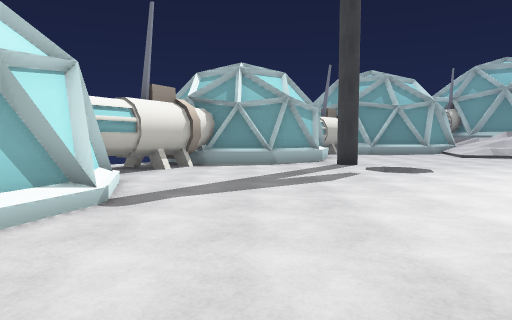
[1] (above)

18 first-person views from a walk through a Unity game level. The camera is 1.4 m above the floor, tilts 4° down and sees 75° across. The floor is counted in squares, 2 m on a side. Each view is taken from the middle of a square. On the plan, view 1 faces up. The plan holds only what a view shows up to about 10 squares ahead; the rest is blank. The place goes on beyond the plan. Some animated figures are not drawn. Some surface patterns are stand-ins.

[2]
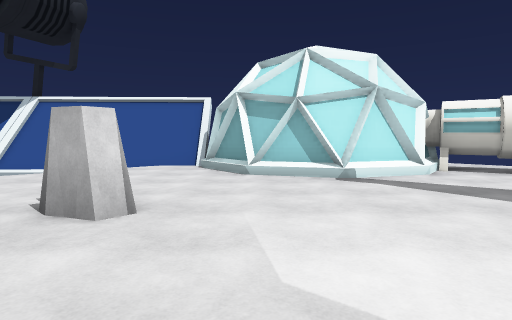

[3]
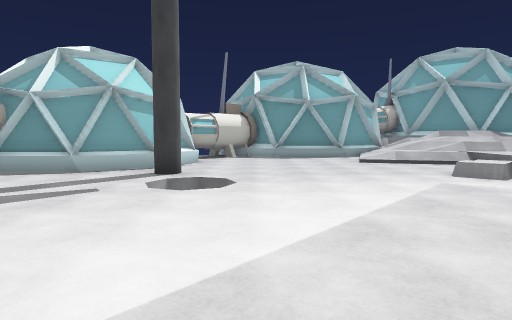

[4]
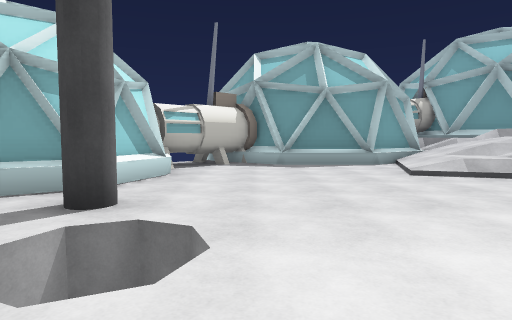

[5]
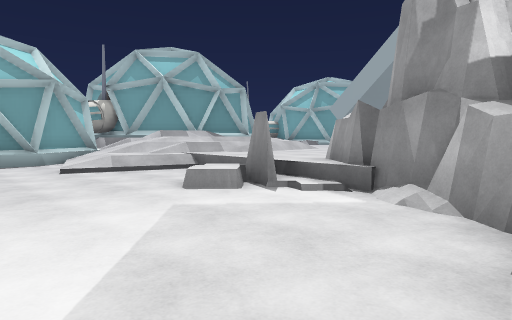

[6]
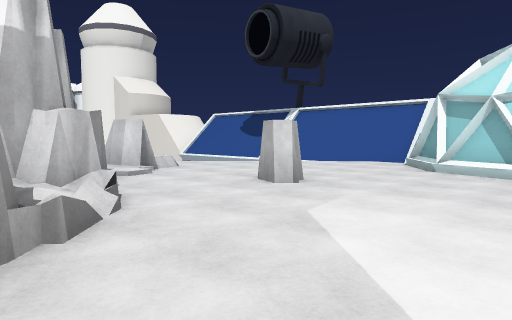

[7]
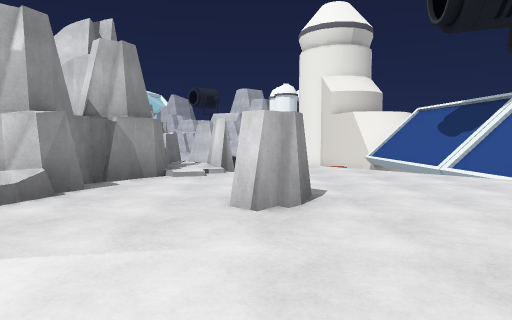

[8]
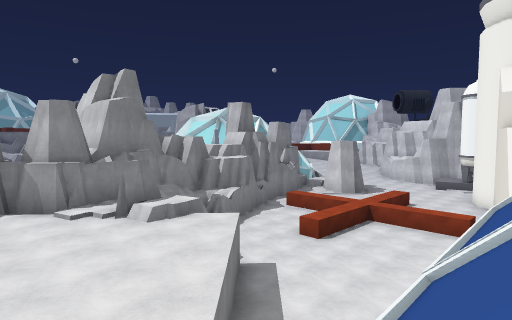

[9]
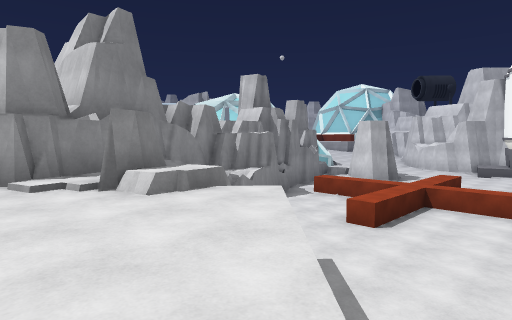

[10]
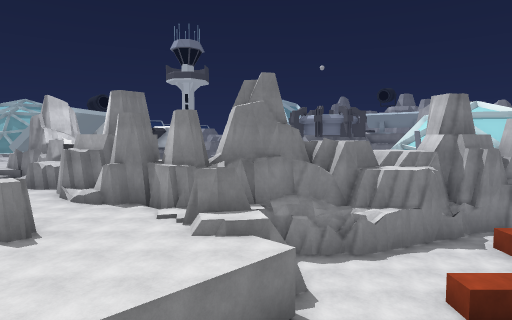

[11]
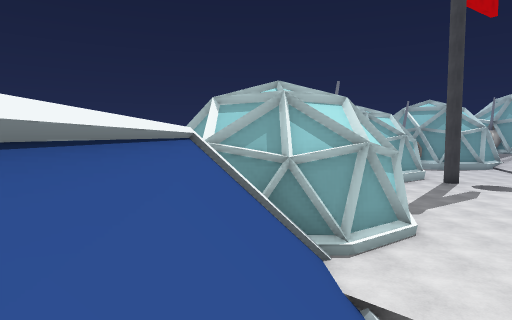

[12]
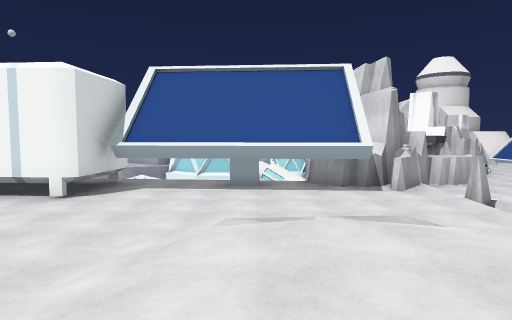

[13]
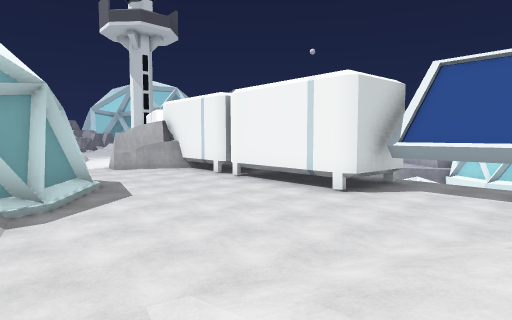

[14]
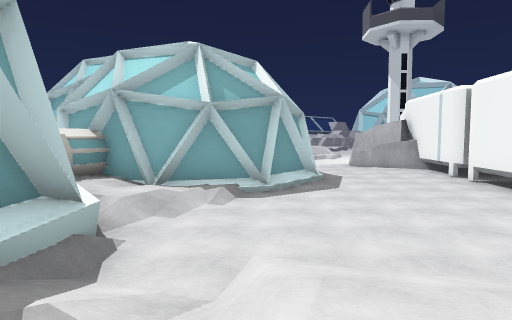

[15]
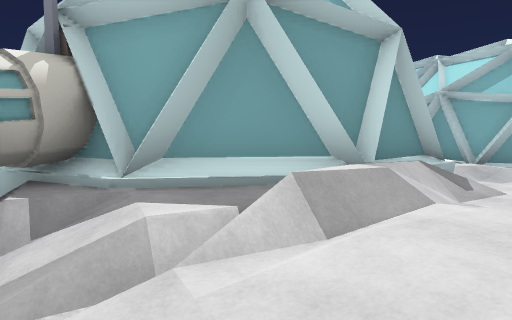

[16]
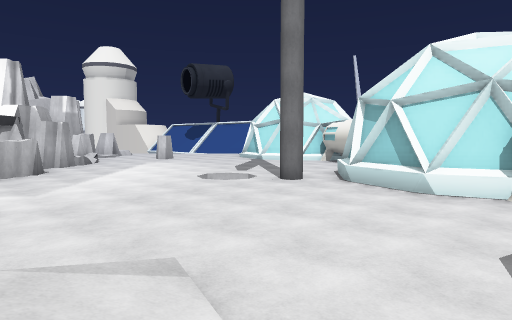

[17]
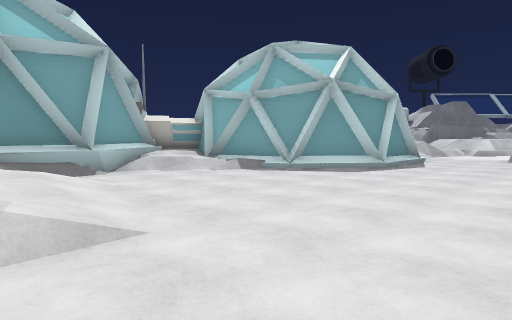

[18]
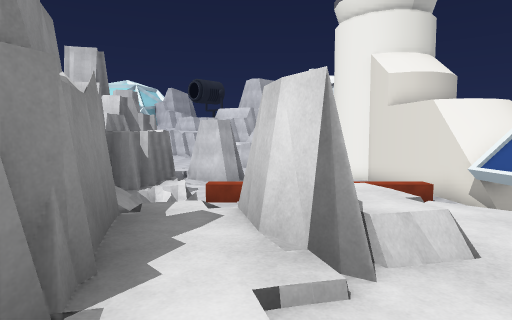

### Floor plan
Key: @ floor where view 1 was taken; # wall or solid block; x gap in a wall; . main floor; : floor 0.5 m higher than the main floor; + floor 1.25 m higher than the main floor; * floor 1.5 m higher than the main floor; / step, stairs or slope; = window, fence, low wall or low ledge; ^ raised ledge; v drop or lower ground.
Columns run from 7 left of view 1 to 22 right of it. Each row starts with its distance up from view 1.
 17                  ###   ####
 16                ###/##  #/+#
 15               ##////####//#
 14          ######///////:://#
 13          #.....///**//::::###
 12          #....////**//:::::/##
 11          #....////////::::::::
 10         ##.......:///:::::::::
  9      ####........:::::::::::::
  8     ##...#.....:#:::::::##::::
  7     ##....v.....##############
  6     #...........##
  5     #...........#
  4     ##........###
  3 =#  ##.......##
  2  ^###/......##
  1  v##/......=#
  0  =//...@#..##
 -1  x//.......#
 -2  =//v.... ##
 -3  x// v..=###
 -4  x//vvv.vv##
 -5  x//vvvvvvv#
 -6  =//vvvvvvv##
 -7    /vvvvvvv##
 -8    /vvvvvvv##
 -9    /vvvvvvv##
-10   v vvvvvvvv#
-11  v^#vvvvv vv#
-12    ##  v

Positions as (right, up) in squares from view 1, and headings:
1: (0, 0), facing up
2: (4, 2), facing left
3: (4, 2), facing up
4: (4, 5), facing up
5: (5, 4), facing up-right
6: (5, 4), facing down-left
7: (1, 4), facing down
8: (-5, 0), facing down-right
9: (-3, -1), facing down-right
10: (-5, -4), facing right
11: (-5, -4), facing up
12: (13, 14), facing down
13: (13, 14), facing down-right
14: (12, 13), facing right
15: (9, 13), facing up-right
16: (8, 13), facing down-left
17: (13, 8), facing up-right
18: (2, -1), facing down
